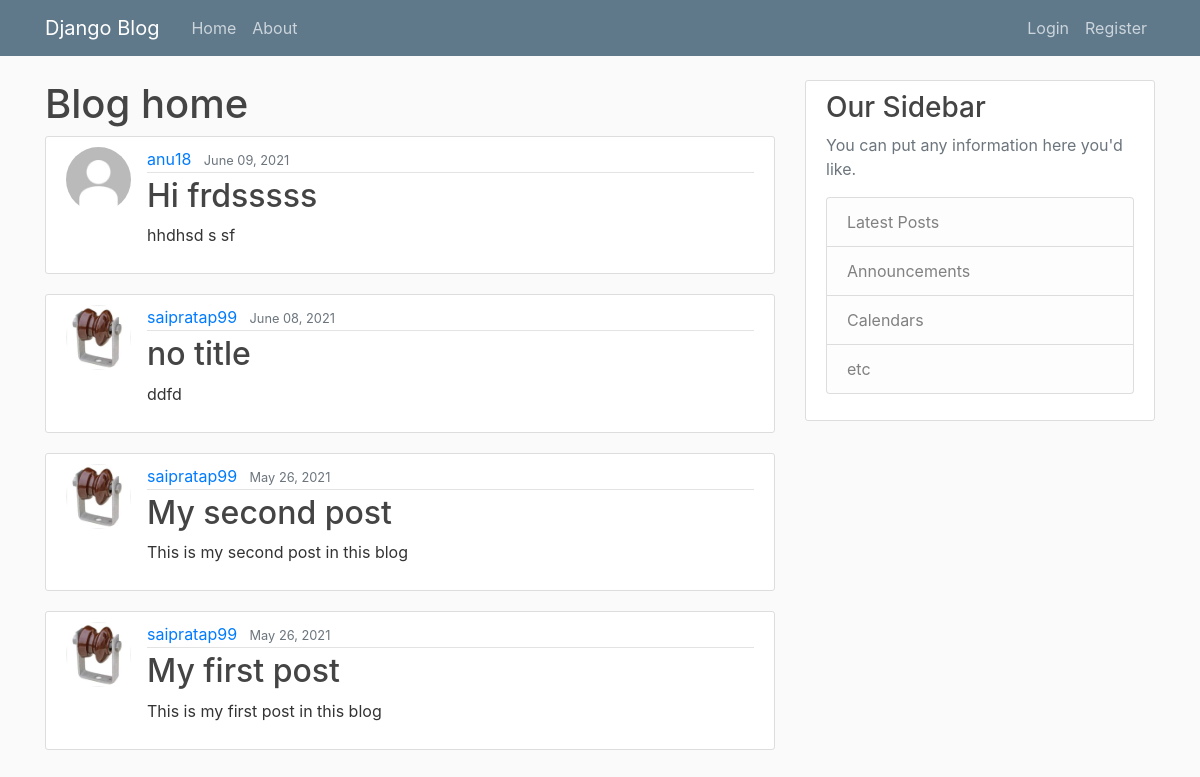
The page / on the database its author committed.
### blog_app/models.py (models this page shows, shortened)
class Post(models.Model):
  title = models.CharField(max_length=100)
  content = models.TextField()
  date_posted = models.DateTimeField(default=timezone.now)
  auth = models.ForeignKey(User, on_delete=models.CASCADE)

### users/models.py (models this page shows, shortened)
class Profile(models.Model):
  user = models.OneToOneField(User,on_delete=models.CASCADE)
  image = models.ImageField(default='default.jpg',upload_to='profile_pics')

### blog_app/views.py (the view)
# urls.py: path('', PostListView.as_view(), name='blog-home'),
class PostListView(ListView):
  model = Post
  template_name = 'blog_app/home.html'
  context_object_name = 'posts'
  ordering = ['-date_posted']

### blog_app/templates/blog_app/home.html
{% extends 'blog_app/base.html' %}
{% load static %}
{% block content %}
  <h1>Blog home</h1>
  {% for post in posts %}
    <article class="media content-section">
      <img class="rounded-circle article-img" src="{{ post.auth.profile.image.url }}">
      <div class="media-body">
        <div class="article-metadata">
          <a class="mr-2" href="#">{{ post.auth }}</a>
          <small class="text-muted">{{ post.date_posted|date:"F d, Y" }}</small>
        </div>
        <h2><a class="article-title" href="{% url 'post-details' post.id %}">{{ post.title }}</a></h2>
        <p class="article-content">{{ post.content }}</p>
      </div>
    </article>
  {% endfor %}
{% endblock content %}

### blog_app/templates/blog_app/base.html (shortened to what this page needs)
{% load static %}
<!DOCTYPE html>
<html lang="en">
<head>
  <link rel="stylesheet" href="https://stackpath.bootstrapcdn.com/bootstrap/4.3.1/css/bootstrap.min.css">
  <link rel="stylesheet" href="{% static 'blog_app/main.css' %}">
</head>
<body>
  <header class="site-header">
  <nav class="navbar navbar-expand-md navbar-dark bg-steel fixed-top">
    <div class="container">
      <a class="navbar-brand mr-4" href="/">Django Blog</a>
      <div class="collapse navbar-collapse" id="navbarToggle">
        <div class="navbar-nav mr-auto">
          <a class="nav-item nav-link" href="{% url 'blog-home' %}">Home</a>
          <a class="nav-item nav-link" href="{% url 'blog-about' %}">About</a>
        </div>
        <div class="navbar-nav">
          {% if user.is_authenticated %}
          <a class="nav-item nav-link" href="{% url 'post-create' %}">New Post</a>
          <a class="nav-item nav-link" href="{% url 'profile' %}">Profile</a>
          <a class="nav-item nav-link" href="{% url 'logout' %}">Logout</a>
          {% else %}
          <a class="nav-item nav-link" href="{% url 'login' %}">Login</a>
          <a class="nav-item nav-link" href="{% url 'register' %}">Register</a>
          {% endif %}
        </div>
      </div>
    </div>
  </nav>
  </header>
  <main role="main" class="container">
    <div class="row">
      <div class="col-md-8">
        {% block content %}{% endblock content %}
      </div>
      <div class="col-md-4">
        <div class="content-section">
          <h3>Our Sidebar</h3>
          <p class='text-muted'>You can put any information here you'd like.
            <ul class="list-group">
              <li class="list-group-item list-group-item-light">Latest Posts</li>
              <li class="list-group-item list-group-item-light">Announcements</li>
              <li class="list-group-item list-group-item-light">Calendars</li>
              <li class="list-group-item list-group-item-light">etc</li>
            </ul>
          </p>
        </div>
      </div>
    </div>
  </main>
</body>
</html>

### blog_app/static/blog_app/main.css (style rules this page uses)
body { background: #fafafa; color: #333333; margin-top: 5rem; }
h1, h2, h3, h4, h5, h6 { color: #444444; }
ul { margin: 0; }
.bg-steel { background-color: #5f788a; }
.site-header .navbar-nav .nav-link { color: #cbd5db; }
.content-section { background: #ffffff; padding: 10px 20px; border: 1px solid #dddddd; border-radius: 3px; margin-bottom: 20px; }
.article-title { color: #444444; }
.article-content { white-space: pre-line; }
.article-img { height: 65px; width: 65px; margin-right: 16px; }
.article-metadata { padding-bottom: 1px; margin-bottom: 4px; border-bottom: 1px solid #e3e3e3; }

### rows shown on the page
Post: auth.profile.image (placeholder picture), auth "anu18", date_posted "June 09, 2021", title "Hi frdsssss", content "hhdhsd s sf"
Post: auth.profile.image (picture), auth "saipratap99", date_posted "June 08, 2021", title "no title", content "ddfd"
Post: auth.profile.image (picture), auth "saipratap99", date_posted "May 26, 2021", title "My second post", content "This is my second post in this blog"
Post: auth.profile.image (picture), auth "saipratap99", date_posted "May 26, 2021", title "My first post", content "This is my first post in this blog"
